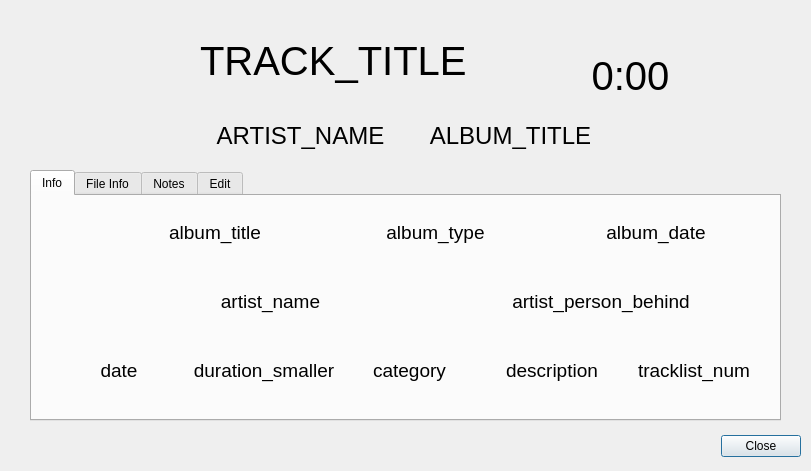
<?xml version="1.0" encoding="UTF-8"?>
<ui version="4.0">
 <class>TrackPopup</class>
 <widget class="QDialog" name="TrackPopup">
  <property name="geometry">
   <rect>
    <x>0</x>
    <y>0</y>
    <width>811</width>
    <height>471</height>
   </rect>
  </property>
  <property name="windowTitle">
   <string>Dialog</string>
  </property>
  <property name="toolTipDuration">
   <number>1</number>
  </property>
  <widget class="QDialogButtonBox" name="button_box">
   <property name="geometry">
    <rect>
     <x>460</x>
     <y>430</y>
     <width>341</width>
     <height>32</height>
    </rect>
   </property>
   <property name="orientation">
    <enum>Qt::Orientation::Horizontal</enum>
   </property>
   <property name="standardButtons">
    <set>QDialogButtonBox::StandardButton::Close</set>
   </property>
  </widget>
  <widget class="QLabel" name="cover_art">
   <property name="geometry">
    <rect>
     <x>30</x>
     <y>10</y>
     <width>161</width>
     <height>161</height>
    </rect>
   </property>
   <property name="text">
    <string/>
   </property>
   <property name="pixmap">
    <pixmap>Default_Images/default_track.jpg</pixmap>
   </property>
   <property name="scaledContents">
    <bool>true</bool>
   </property>
  </widget>
  <widget class="QLabel" name="title">
   <property name="geometry">
    <rect>
     <x>200</x>
     <y>10</y>
     <width>371</width>
     <height>101</height>
    </rect>
   </property>
   <property name="font">
    <font>
     <pointsize>30</pointsize>
    </font>
   </property>
   <property name="text">
    <string>TRACK_TITLE</string>
   </property>
   <property name="alignment">
    <set>Qt::AlignmentFlag::AlignLeading|Qt::AlignmentFlag::AlignLeft|Qt::AlignmentFlag::AlignVCenter</set>
   </property>
   <property name="wordWrap">
    <bool>true</bool>
   </property>
  </widget>
  <widget class="QLabel" name="duration">
   <property name="geometry">
    <rect>
     <x>590</x>
     <y>50</y>
     <width>81</width>
     <height>51</height>
    </rect>
   </property>
   <property name="font">
    <font>
     <pointsize>30</pointsize>
    </font>
   </property>
   <property name="text">
    <string>0:00</string>
   </property>
   <property name="alignment">
    <set>Qt::AlignmentFlag::AlignCenter</set>
   </property>
  </widget>
  <widget class="QLabel" name="artist_name">
   <property name="geometry">
    <rect>
     <x>210</x>
     <y>110</y>
     <width>181</width>
     <height>51</height>
    </rect>
   </property>
   <property name="font">
    <font>
     <pointsize>18</pointsize>
    </font>
   </property>
   <property name="text">
    <string>ARTIST_NAME</string>
   </property>
   <property name="alignment">
    <set>Qt::AlignmentFlag::AlignCenter</set>
   </property>
  </widget>
  <widget class="QLabel" name="album_title">
   <property name="geometry">
    <rect>
     <x>420</x>
     <y>110</y>
     <width>181</width>
     <height>51</height>
    </rect>
   </property>
   <property name="font">
    <font>
     <pointsize>18</pointsize>
    </font>
   </property>
   <property name="text">
    <string>ALBUM_TITLE</string>
   </property>
   <property name="alignment">
    <set>Qt::AlignmentFlag::AlignCenter</set>
   </property>
  </widget>
  <widget class="QTabWidget" name="tabs">
   <property name="geometry">
    <rect>
     <x>30</x>
     <y>170</y>
     <width>751</width>
     <height>251</height>
    </rect>
   </property>
   <property name="tabPosition">
    <enum>QTabWidget::TabPosition::North</enum>
   </property>
   <property name="tabShape">
    <enum>QTabWidget::TabShape::Rounded</enum>
   </property>
   <property name="currentIndex">
    <number>0</number>
   </property>
   <property name="tabsClosable">
    <bool>false</bool>
   </property>
   <property name="movable">
    <bool>false</bool>
   </property>
   <property name="tabBarAutoHide">
    <bool>false</bool>
   </property>
   <widget class="QWidget" name="info_tab">
    <attribute name="title">
     <string>Info</string>
    </attribute>
    <widget class="QWidget" name="horizontalLayoutWidget">
     <property name="geometry">
      <rect>
       <x>20</x>
       <y>1</y>
       <width>711</width>
       <height>71</height>
      </rect>
     </property>
     <layout class="QHBoxLayout" name="album_info_layout">
      <item>
       <widget class="QLabel" name="album_image">
        <property name="maximumSize">
         <size>
          <width>50</width>
          <height>50</height>
         </size>
        </property>
        <property name="text">
         <string/>
        </property>
        <property name="pixmap">
         <pixmap>Default_Images/default_track.jpg</pixmap>
        </property>
        <property name="scaledContents">
         <bool>true</bool>
        </property>
       </widget>
      </item>
      <item>
       <widget class="QLabel" name="info_album_title">
        <property name="font">
         <font>
          <pointsize>14</pointsize>
         </font>
        </property>
        <property name="text">
         <string>album_title</string>
        </property>
        <property name="alignment">
         <set>Qt::AlignmentFlag::AlignCenter</set>
        </property>
       </widget>
      </item>
      <item>
       <widget class="QLabel" name="album_type">
        <property name="font">
         <font>
          <pointsize>14</pointsize>
         </font>
        </property>
        <property name="text">
         <string>album_type</string>
        </property>
        <property name="alignment">
         <set>Qt::AlignmentFlag::AlignCenter</set>
        </property>
       </widget>
      </item>
      <item>
       <widget class="QLabel" name="album_date">
        <property name="font">
         <font>
          <pointsize>14</pointsize>
         </font>
        </property>
        <property name="text">
         <string>album_date</string>
        </property>
        <property name="alignment">
         <set>Qt::AlignmentFlag::AlignCenter</set>
        </property>
       </widget>
      </item>
     </layout>
    </widget>
    <widget class="QWidget" name="horizontalLayoutWidget_2">
     <property name="geometry">
      <rect>
       <x>20</x>
       <y>70</y>
       <width>711</width>
       <height>71</height>
      </rect>
     </property>
     <layout class="QHBoxLayout" name="artist_info_layout">
      <item>
       <widget class="QLabel" name="artist_image">
        <property name="maximumSize">
         <size>
          <width>50</width>
          <height>50</height>
         </size>
        </property>
        <property name="text">
         <string/>
        </property>
        <property name="pixmap">
         <pixmap>Default_Images/default_track.jpg</pixmap>
        </property>
        <property name="scaledContents">
         <bool>true</bool>
        </property>
       </widget>
      </item>
      <item>
       <widget class="QLabel" name="info_artist_name">
        <property name="font">
         <font>
          <pointsize>14</pointsize>
         </font>
        </property>
        <property name="text">
         <string>artist_name</string>
        </property>
        <property name="alignment">
         <set>Qt::AlignmentFlag::AlignCenter</set>
        </property>
       </widget>
      </item>
      <item>
       <widget class="QLabel" name="artist_person_behind">
        <property name="font">
         <font>
          <family>.AppleSystemUIFont</family>
          <pointsize>14</pointsize>
         </font>
        </property>
        <property name="text">
         <string>artist_person_behind</string>
        </property>
        <property name="alignment">
         <set>Qt::AlignmentFlag::AlignCenter</set>
        </property>
       </widget>
      </item>
     </layout>
    </widget>
    <widget class="QWidget" name="horizontalLayoutWidget_3">
     <property name="geometry">
      <rect>
       <x>19</x>
       <y>139</y>
       <width>711</width>
       <height>71</height>
      </rect>
     </property>
     <layout class="QHBoxLayout" name="track_info_layout">
      <item>
       <widget class="QLabel" name="date">
        <property name="font">
         <font>
          <pointsize>14</pointsize>
         </font>
        </property>
        <property name="text">
         <string>date</string>
        </property>
        <property name="alignment">
         <set>Qt::AlignmentFlag::AlignCenter</set>
        </property>
       </widget>
      </item>
      <item>
       <widget class="QLabel" name="duration_smaller">
        <property name="font">
         <font>
          <pointsize>14</pointsize>
         </font>
        </property>
        <property name="text">
         <string>duration_smaller</string>
        </property>
        <property name="alignment">
         <set>Qt::AlignmentFlag::AlignCenter</set>
        </property>
       </widget>
      </item>
      <item>
       <widget class="QLabel" name="category">
        <property name="font">
         <font>
          <pointsize>14</pointsize>
         </font>
        </property>
        <property name="text">
         <string>category</string>
        </property>
        <property name="alignment">
         <set>Qt::AlignmentFlag::AlignCenter</set>
        </property>
       </widget>
      </item>
      <item>
       <widget class="QLabel" name="description">
        <property name="font">
         <font>
          <pointsize>14</pointsize>
         </font>
        </property>
        <property name="text">
         <string>description</string>
        </property>
        <property name="alignment">
         <set>Qt::AlignmentFlag::AlignCenter</set>
        </property>
       </widget>
      </item>
      <item>
       <widget class="QLabel" name="tracklist_num">
        <property name="font">
         <font>
          <pointsize>14</pointsize>
         </font>
        </property>
        <property name="text">
         <string>tracklist_num</string>
        </property>
        <property name="alignment">
         <set>Qt::AlignmentFlag::AlignCenter</set>
        </property>
       </widget>
      </item>
     </layout>
    </widget>
   </widget>
   <widget class="QWidget" name="file_info_tab">
    <attribute name="title">
     <string>File Info</string>
    </attribute>
    <widget class="QWidget" name="formLayoutWidget_2">
     <property name="geometry">
      <rect>
       <x>19</x>
       <y>9</y>
       <width>361</width>
       <height>201</height>
      </rect>
     </property>
     <layout class="QFormLayout" name="file_info_layout_left">
      <item row="0" column="0">
       <widget class="QLabel" name="file_type_label">
        <property name="text">
         <string>File Type:</string>
        </property>
       </widget>
      </item>
      <item row="0" column="1">
       <widget class="QLabel" name="file_type">
        <property name="text">
         <string>file_type</string>
        </property>
       </widget>
      </item>
      <item row="1" column="0">
       <widget class="QLabel" name="file_path_label">
        <property name="text">
         <string>File Path:</string>
        </property>
       </widget>
      </item>
      <item row="1" column="1">
       <widget class="QLabel" name="file_path">
        <property name="text">
         <string>file_path</string>
        </property>
       </widget>
      </item>
      <item row="2" column="0">
       <widget class="QLabel" name="image_path_label">
        <property name="text">
         <string>Image Path (MULTI??):</string>
        </property>
       </widget>
      </item>
      <item row="2" column="1">
       <widget class="QLabel" name="image_path">
        <property name="text">
         <string>image_path</string>
        </property>
       </widget>
      </item>
      <item row="3" column="0">
       <widget class="QLabel" name="file_size_label">
        <property name="text">
         <string>File Size:</string>
        </property>
       </widget>
      </item>
      <item row="3" column="1">
       <widget class="QLabel" name="file_size">
        <property name="text">
         <string>file_size</string>
        </property>
       </widget>
      </item>
      <item row="4" column="0">
       <widget class="QLabel" name="bit_rate_label">
        <property name="text">
         <string>Bit Rate:</string>
        </property>
       </widget>
      </item>
      <item row="4" column="1">
       <widget class="QLabel" name="bit_rate">
        <property name="text">
         <string>bit_rate</string>
        </property>
       </widget>
      </item>
      <item row="5" column="0">
       <widget class="QLabel" name="sample_rate_label">
        <property name="text">
         <string>Sample Rate:</string>
        </property>
       </widget>
      </item>
      <item row="5" column="1">
       <widget class="QLabel" name="sample_rate">
        <property name="text">
         <string>sample_rate</string>
        </property>
       </widget>
      </item>
      <item row="6" column="0">
       <widget class="QLabel" name="channels_label">
        <property name="text">
         <string>Audio Channels:</string>
        </property>
       </widget>
      </item>
      <item row="6" column="1">
       <widget class="QLabel" name="channels">
        <property name="text">
         <string>channels</string>
        </property>
       </widget>
      </item>
      <item row="7" column="0">
       <widget class="QLabel" name="bit_rate_label_4">
        <property name="text">
         <string>Bit Rate:</string>
        </property>
       </widget>
      </item>
      <item row="7" column="1">
       <widget class="QLabel" name="bit_rate_4">
        <property name="text">
         <string>bit_rate</string>
        </property>
       </widget>
      </item>
     </layout>
    </widget>
    <widget class="QWidget" name="formLayoutWidget_3">
     <property name="geometry">
      <rect>
       <x>380</x>
       <y>10</y>
       <width>351</width>
       <height>201</height>
      </rect>
     </property>
     <layout class="QFormLayout" name="file_info_layout_right">
      <item row="0" column="0">
       <widget class="QLabel" name="date_added_label">
        <property name="text">
         <string>Date Added:</string>
        </property>
       </widget>
      </item>
      <item row="0" column="1">
       <widget class="QLabel" name="date_added">
        <property name="text">
         <string>date_added</string>
        </property>
       </widget>
      </item>
      <item row="1" column="0">
       <widget class="QLabel" name="date_modified_label">
        <property name="text">
         <string>Date Last Modified:</string>
        </property>
       </widget>
      </item>
      <item row="1" column="1">
       <widget class="QLabel" name="date_modified">
        <property name="text">
         <string>date_modified</string>
        </property>
       </widget>
      </item>
      <item row="2" column="0">
       <widget class="QLabel" name="date_opened_label">
        <property name="text">
         <string>Date Last Opened</string>
        </property>
       </widget>
      </item>
      <item row="2" column="1">
       <widget class="QLabel" name="date_opened">
        <property name="text">
         <string>date_opened</string>
        </property>
       </widget>
      </item>
      <item row="3" column="0">
       <widget class="QLabel" name="downloaded_from_label">
        <property name="text">
         <string>Downloaded From:</string>
        </property>
       </widget>
      </item>
      <item row="3" column="1">
       <widget class="QLabel" name="downloaded_from">
        <property name="text">
         <string>downloaded_from</string>
        </property>
       </widget>
      </item>
     </layout>
    </widget>
   </widget>
   <widget class="QWidget" name="notes_tab">
    <attribute name="title">
     <string>Notes</string>
    </attribute>
    <widget class="QTextEdit" name="notes_input">
     <property name="geometry">
      <rect>
       <x>23</x>
       <y>13</y>
       <width>701</width>
       <height>191</height>
      </rect>
     </property>
    </widget>
   </widget>
   <widget class="QWidget" name="edit_tab">
    <attribute name="title">
     <string>Edit</string>
    </attribute>
    <widget class="QWidget" name="formLayoutWidget">
     <property name="geometry">
      <rect>
       <x>19</x>
       <y>9</y>
       <width>351</width>
       <height>201</height>
      </rect>
     </property>
     <layout class="QFormLayout" name="edit_form_layout">
      <item row="0" column="0">
       <widget class="QLabel" name="edit_title_label">
        <property name="text">
         <string>Title</string>
        </property>
       </widget>
      </item>
      <item row="0" column="1">
       <widget class="QLineEdit" name="edit_title_input"/>
      </item>
      <item row="1" column="0">
       <widget class="QLabel" name="edit_artist_label">
        <property name="text">
         <string>Artist</string>
        </property>
       </widget>
      </item>
      <item row="1" column="1">
       <widget class="QLineEdit" name="edit_artist_input"/>
      </item>
      <item row="2" column="0">
       <widget class="QLabel" name="edit_album_label">
        <property name="text">
         <string>Album</string>
        </property>
       </widget>
      </item>
      <item row="2" column="1">
       <widget class="QLineEdit" name="edit_album_input"/>
      </item>
      <item row="3" column="0">
       <widget class="QLabel" name="edit_date_label">
        <property name="text">
         <string>Date</string>
        </property>
       </widget>
      </item>
      <item row="3" column="1">
       <widget class="QDateEdit" name="edit_date_input">
        <property name="currentSection">
         <enum>QDateTimeEdit::Section::MonthSection</enum>
        </property>
        <property name="displayFormat">
         <string>MM/dd/yyyy</string>
        </property>
        <property name="calendarPopup">
         <bool>true</bool>
        </property>
        <property name="currentSectionIndex">
         <number>0</number>
        </property>
        <property name="date">
         <date>
          <year>2025</year>
          <month>1</month>
          <day>1</day>
         </date>
        </property>
       </widget>
      </item>
      <item row="4" column="0">
       <widget class="QLabel" name="edit_tracklist_num_label">
        <property name="text">
         <string>Tracklist #</string>
        </property>
       </widget>
      </item>
      <item row="4" column="1">
       <widget class="QLineEdit" name="edit_tracklist_num_input"/>
      </item>
     </layout>
    </widget>
    <widget class="QLabel" name="edit_tracklist_num_label_2">
     <property name="geometry">
      <rect>
       <x>470</x>
       <y>30</y>
       <width>171</width>
       <height>71</height>
      </rect>
     </property>
     <property name="font">
      <font>
       <pointsize>18</pointsize>
      </font>
     </property>
     <property name="text">
      <string>Edit Cover Art</string>
     </property>
     <property name="alignment">
      <set>Qt::AlignmentFlag::AlignCenter</set>
     </property>
    </widget>
   </widget>
  </widget>
 </widget>
 <resources/>
 <connections>
  <connection>
   <sender>button_box</sender>
   <signal>accepted()</signal>
   <receiver>TrackPopup</receiver>
   <slot>accept()</slot>
   <hints>
    <hint type="sourcelabel">
     <x>248</x>
     <y>254</y>
    </hint>
    <hint type="destinationlabel">
     <x>157</x>
     <y>274</y>
    </hint>
   </hints>
  </connection>
  <connection>
   <sender>button_box</sender>
   <signal>rejected()</signal>
   <receiver>TrackPopup</receiver>
   <slot>reject()</slot>
   <hints>
    <hint type="sourcelabel">
     <x>316</x>
     <y>260</y>
    </hint>
    <hint type="destinationlabel">
     <x>286</x>
     <y>274</y>
    </hint>
   </hints>
  </connection>
 </connections>
</ui>
